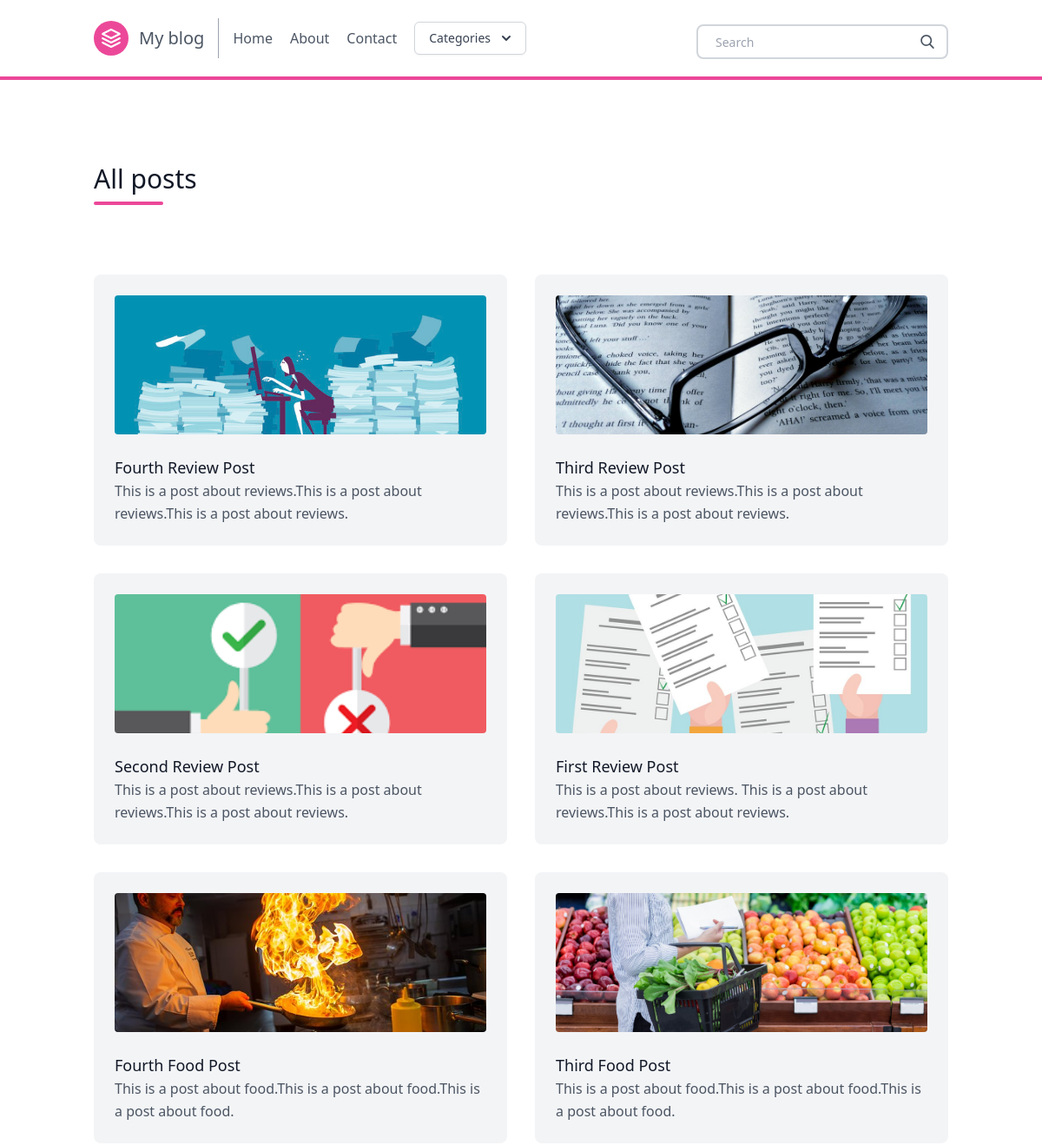
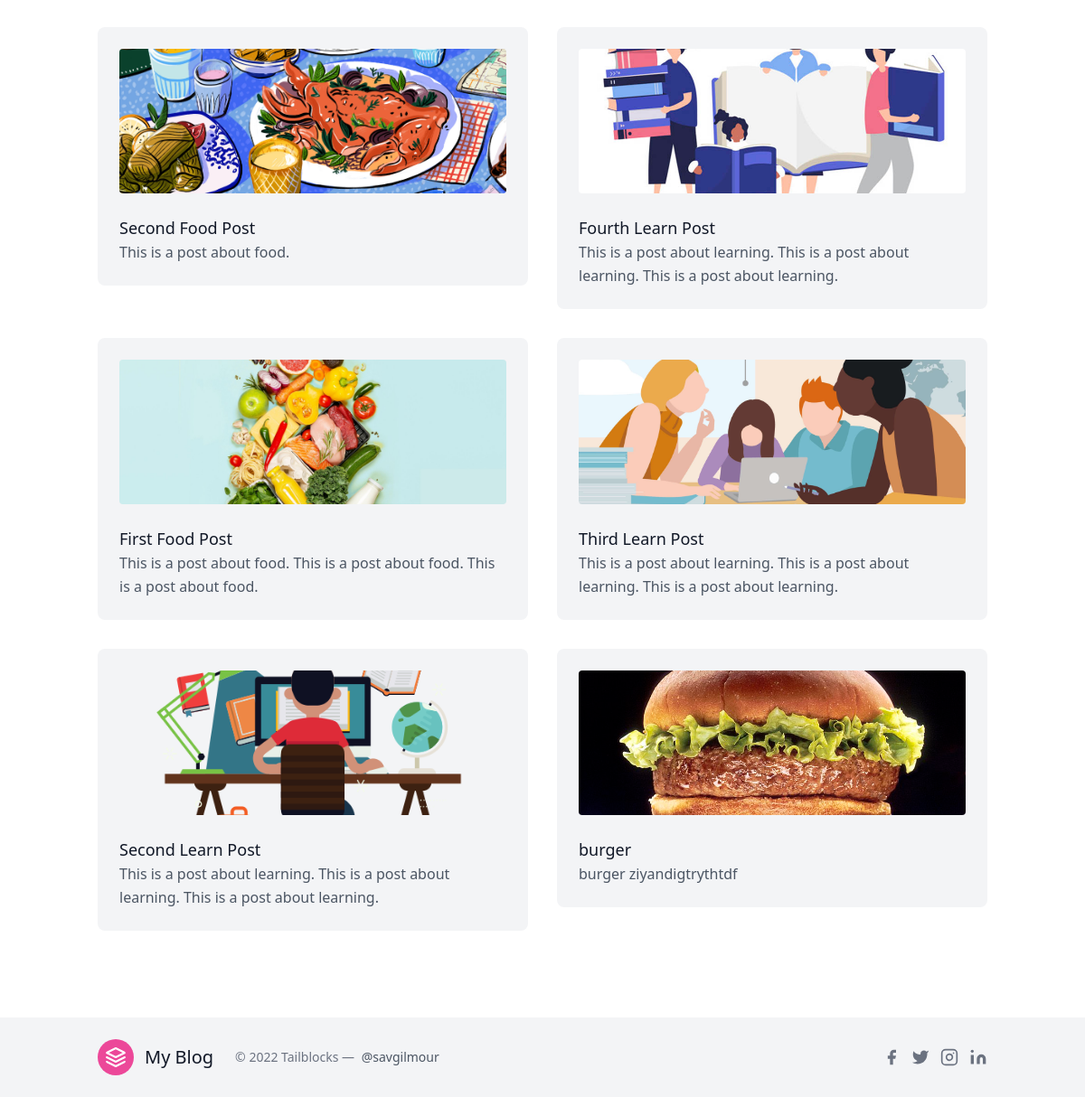
/posts/, run on the app's committed database (2 pictures, top to bottom).
### posts/models.py (models this page shows, shortened)
class Post(models.Model):
    title = models.CharField(max_length=100)
    slug = models.SlugField()
    overview = models.TextField()
    timestamp = models.DateTimeField(auto_now_add=True)
    content = models.TextField()
    author = models.ForeignKey(Author, on_delete=models.CASCADE)
    thumbnail = models.ImageField()
    categories = models.ManyToManyField(Category)
    featured = models.BooleanField()

### posts/views.py (the view)
# urls.py: path('posts/', allposts, name = 'allposts'),
def allposts(request):
    posts = Post.objects.order_by('-timestamp')
    context = {
        'posts': posts,
    }
    return render(request, 'all_posts.html', context)

### posts/templatetags/markdown_extras.py (called while the page is built)
@register.simple_tag
def get_categories():
    return Category.objects.all()[0:3]

### templates/all_posts.html (shortened to what this page needs)
{% extends 'base.html' %}
{% block content %}
<section class="text-gray-600 body-font">
    <div class="container px-5 py-24 mx-auto">
      <div class="flex flex-wrap w-full mb-20">
        <div class="lg:w-1/2 w-full mb-6 lg:mb-0">
          <h1 class="sm:text-3xl text-2xl font-medium title-font mb-2 text-gray-900">
            All posts </h1>
          <div class="h-1 w-20 bg-pink-500 rounded"></div>
        </div>
      </div>
      <div class="flex flex-wrap -m-4">
       {% for post in posts %}
        <div class="xl:w-1/4 md:w-1/2 p-4">
          <div class="bg-gray-100 p-6 rounded-lg">
            <img class="h-40 rounded w-full object-cover object-center mb-6" src="{{ post.thumbnail.url }}" alt="content">
            <a href="{% url 'post' post.slug %}" h2 class="text-lg text-gray-900 font-medium title-font mb-4">
              {{ post.title }}</a>
            <p class="leading-relaxed text-base">
              {{ post.overview }}</p>
          </div>
        </div>
       {% endfor %}
      </div>
    </div>
</section>
{% endblock content %}

### templates/base.html (shortened to what this page needs)
{% load static %}
<!doctype html>
<html>
  <head>
  <script src="https://cdn.tailwindcss.com"></script>
  </head>
  <body>
    {% include "navbar.html" %}
    {% block content %}
    {% endblock content %}
    {% include "footer.html" %}
  </body>
</html>

### templates/navbar.html (shortened to what this page needs)
{% load markdown_extras %}
    <header class="border-b-4 border-pink-500 text-gray-600 body-font">
    <div class="container mx-auto flex flex-wrap p-5 flex-col md:flex-row items-center">
      <a class="flex title-font font-medium items-center text-gray-900 mb-4 md:mb-0">
        <svg xmlns="http://www.w3.org/2000/svg" fill="none" stroke="currentColor" stroke-linecap="round" stroke-linejoin="round" stroke-width="2" class="w-10 h-10 text-white p-2 bg-pink-500 rounded-full" viewBox="0 0 24 24">
          <path d="M12 2L2 7l10 5 10-5-10-5zM2 17l10 5 10-5M2 12l10 5 10-5"></path>
        </svg>
        <a href="{% url 'homepage' %}" class="ml-3 text-xl">
          My blog</a>
      </a>
      <nav class="md:mr-auto md:ml-4 md:py-1 md:pl-4 md:border-l md:border-gray-400	flex flex-wrap items-center text-base justify-center">
        <a href="{% url 'homepage' %}" class="mr-5 hover:text-gray-900 rounded-lg hover:bg-pink-200 inline-flex items-center">
          Home
        </a>
        <a href="{% url 'about' %}" class="mr-5 hover:text-gray-900 rounded-lg hover:bg-pink-200 inline-flex items-center">
          About
        </a>
           <a href="{% url 'contact' %}" class="mr-5 hover:text-gray-900 rounded-lg hover:bg-pink-200 inline-flex items-center">
          Contact
        </a>
<div x-data="{ open: false }" class="relative inline-block text-left">
  <div>
    <button @click="open = ! open" type="button" class="inline-flex justify-center w-full rounded-md border border-gray-300 shadow-sm px-4 py-2 bg-white text-sm font-medium text-gray-700 hover:bg-gray-50 focus:outline-none focus:ring-2 focus:ring-offset-2 focus:ring-offset-gray-100 focus:ring-indigo-500" id="menu-button" aria-expanded="true" aria-haspopup="true">
      Categories
      <svg class="-mr-1 ml-2 h-5 w-5" xmlns="http://www.w3.org/2000/svg" viewBox="0 0 20 20" fill="currentColor" aria-hidden="true">
        <path fill-rule="evenodd" d="M5.293 7.293a1 1 0 011.414 0L10 10.586l3.293-3.293a1 1 0 111.414 1.414l-4 4a1 1 0 01-1.414 0l-4-4a1 1 0 010-1.414z" clip-rule="evenodd" />
      </svg>
    </button>
  </div>
</div>
      </nav>
      <form action ="{% url 'search' %}" class ="search-form">
        <div class="pt-2 relative mx-auto text-gray-600">
          <input class="border-2 border-gray-300 bg-white h-10 px-5 pr-16 rounded-lg text-sm focus:outline-none"
            type="text" name="q" placeholder="Search">
          <button type="submit" class="absolute right-0 top-0 mt-5 mr-4">
          </button>
        </div>
      </form>
    </div>
    </header>

### templates/footer.html (shortened to what this page needs)
    <div class="bg-gray-100">
      <div class="container px-5 py-6 mx-auto flex items-center sm:flex-row flex-col">
        <a class="flex title-font font-medium items-center md:justify-start justify-center text-gray-900">
          <svg xmlns="http://www.w3.org/2000/svg" fill="none" stroke="currentColor" stroke-linecap="round" stroke-linejoin="round" stroke-width="2" class="w-10 h-10 text-white p-2 bg-pink-500 rounded-full" viewBox="0 0 24 24">
            <path d="M12 2L2 7l10 5 10-5-10-5zM2 17l10 5 10-5M2 12l10 5 10-5"></path>
          </svg>
          <span class="ml-3 text-xl">My Blog</span>
        </a>
        <p class="text-sm text-gray-500 sm:ml-6 sm:mt-0 mt-4">© 2022 Tailblocks —
          <a href="https://twitter.com/knyttneve" rel="noopener noreferrer" class="text-gray-600 ml-1" target="_blank">@savgilmour</a>
        </p>
        <span class="inline-flex sm:ml-auto sm:mt-0 mt-4 justify-center sm:justify-start">
          <button class="text-gray-500">
            <svg fill="currentColor" stroke-linecap="round" stroke-linejoin="round" stroke-width="2" class="w-5 h-5" viewBox="0 0 24 24">
              <path d="M18 2h-3a5 5 0 00-5 5v3H7v4h3v8h4v-8h3l1-4h-4V7a1 1 0 011-1h3z"></path>
            </svg>
          </button>
          <button class="ml-3 text-gray-500">
            <svg fill="currentColor" stroke-linecap="round" stroke-linejoin="round" stroke-width="2" class="w-5 h-5" viewBox="0 0 24 24">
              <path d="M23 3a10.9 10.9 0 01-3.14 1.53 4.48 4.48 0 00-7.86 3v1A10.66 10.66 0 013 4s-4 9 5 13a11.64 11.64 0 01-7 2c9 5 20 0 20-11.5a4.5 4.5 0 00-.08-.83A7.72 7.72 0 0023 3z"></path>
            </svg>
          </button>
          <button class="ml-3 text-gray-500">
            <svg fill="none" stroke="currentColor" stroke-linecap="round" stroke-linejoin="round" stroke-width="2" class="w-5 h-5" viewBox="0 0 24 24">
              <rect width="20" height="20" x="2" y="2" rx="5" ry="5"></rect>
              <path d="M16 11.37A4 4 0 1112.63 8 4 4 0 0116 11.37zm1.5-4.87h.01"></path>
            </svg>
          </button>
          <button class="ml-3 text-gray-500">
            <svg fill="currentColor" stroke="currentColor" stroke-linecap="round" stroke-linejoin="round" stroke-width="0" class="w-5 h-5" viewBox="0 0 24 24">
              <path stroke="none" d="M16 8a6 6 0 016 6v7h-4v-7a2 2 0 00-2-2 2 2 0 00-2 2v7h-4v-7a6 6 0 016-6zM2 9h4v12H2z"></path>
              <circle cx="4" cy="4" r="2" stroke="none"></circle>
            </svg>
          </button>
        </span>
      </div>
    </div>

### data on the page
Post: thumbnail (picture), title "Fourth Review Post", overview "This is a post about reviews.This is a post about reviews.This is a post about reviews."
Post: thumbnail (picture), title "Third Review Post", overview "This is a post about reviews.This is a post about reviews.This is a post about reviews."
Post: thumbnail (picture), title "Second Review Post", overview "This is a post about reviews.This is a post about reviews.This is a post about reviews."
Post: thumbnail (picture), title "First Review Post", overview "This is a post about reviews. This is a post about reviews.This is a post about reviews."
Post: thumbnail (picture), title "Fourth Food Post", overview "This is a post about food.This is a post about food.This is a post about food."
Post: thumbnail (picture), title "Third Food Post", overview "This is a post about food.This is a post about food.This is a post about food."
Post: thumbnail (picture), title "Second Food Post", overview "This is a post about food."
Post: thumbnail (picture), title "Fourth Learn Post", overview "This is a post about learning. This is a post about learning. This is a post about learning."
Post: thumbnail (picture), title "First Food Post", overview "This is a post about food. This is a post about food. This is a post about food."
Post: thumbnail (picture), title "Third Learn Post", overview "This is a post about learning. This is a post about learning. This is a post about learning."
Post: thumbnail (picture), title "Second Learn Post", overview "This is a post about learning. This is a post about learning. This is a post about learning."
Post: thumbnail (picture), title "burger", overview "burger ziyandigtrythtdf"
